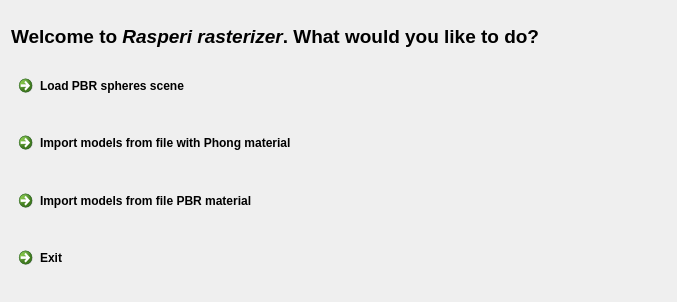
<?xml version="1.0" encoding="UTF-8"?>
<ui version="4.0">
 <class>LandingDialog</class>
 <widget class="QDialog" name="LandingDialog">
  <property name="geometry">
   <rect>
    <x>0</x>
    <y>0</y>
    <width>677</width>
    <height>302</height>
   </rect>
  </property>
  <property name="windowTitle">
   <string>Welcome</string>
  </property>
  <layout class="QVBoxLayout" name="verticalLayout">
   <item>
    <widget class="QLabel" name="label">
     <property name="text">
      <string>&lt;html&gt;&lt;head/&gt;&lt;body&gt;&lt;p&gt;&lt;span style=&quot; font-size:14pt; font-weight:600;&quot;&gt;Welcome to &lt;/span&gt;&lt;span style=&quot; font-size:14pt; font-weight:600; font-style:italic;&quot;&gt;Rasperi rasterizer&lt;/span&gt;&lt;span style=&quot; font-size:14pt; font-weight:600;&quot;&gt;. What would you like to do?&lt;/span&gt;&lt;/p&gt;&lt;/body&gt;&lt;/html&gt;</string>
     </property>
    </widget>
   </item>
   <item>
    <widget class="QCommandLinkButton" name="commandLinkButtonViewPbrSpheres">
     <property name="text">
      <string>Load PBR spheres scene</string>
     </property>
     <property name="icon">
      <iconset>
       <normaloff>://icons/4061-32x32x32.png</normaloff>://icons/4061-32x32x32.png</iconset>
     </property>
     <property name="iconSize">
      <size>
       <width>32</width>
       <height>32</height>
      </size>
     </property>
    </widget>
   </item>
   <item>
    <widget class="QCommandLinkButton" name="commandLinkButtonImportPhong">
     <property name="text">
      <string>Import models from file with Phong material</string>
     </property>
     <property name="icon">
      <iconset>
       <normaloff>://icons/99-32x32x32.png</normaloff>://icons/99-32x32x32.png</iconset>
     </property>
     <property name="iconSize">
      <size>
       <width>32</width>
       <height>32</height>
      </size>
     </property>
    </widget>
   </item>
   <item>
    <widget class="QCommandLinkButton" name="commandLinkButtonImportPbr">
     <property name="text">
      <string>Import models from file PBR material</string>
     </property>
     <property name="icon">
      <iconset>
       <normaloff>://icons/481-32x32x32.png</normaloff>://icons/481-32x32x32.png</iconset>
     </property>
     <property name="iconSize">
      <size>
       <width>32</width>
       <height>32</height>
      </size>
     </property>
    </widget>
   </item>
   <item>
    <widget class="QCommandLinkButton" name="commandLinkButtonExit">
     <property name="text">
      <string>Exit</string>
     </property>
     <property name="icon">
      <iconset>
       <normaloff>://icons/door_out.png</normaloff>://icons/door_out.png</iconset>
     </property>
     <property name="iconSize">
      <size>
       <width>32</width>
       <height>32</height>
      </size>
     </property>
    </widget>
   </item>
  </layout>
 </widget>
 <resources/>
 <connections/>
</ui>
